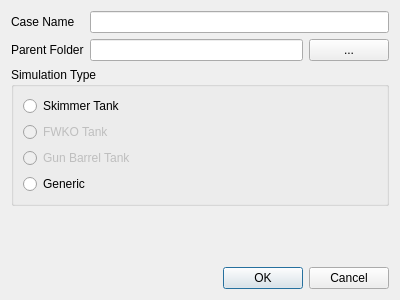
<?xml version="1.0" encoding="UTF-8"?>
<ui version="4.0">
 <class>popUpNewUI</class>
 <widget class="QDialog" name="popUpNewUI">
  <property name="geometry">
   <rect>
    <x>0</x>
    <y>0</y>
    <width>400</width>
    <height>300</height>
   </rect>
  </property>
  <property name="font">
   <font>
    <pointsize>9</pointsize>
   </font>
  </property>
  <property name="windowTitle">
   <string>Dialog</string>
  </property>
  <layout class="QVBoxLayout" name="verticalLayout">
   <item>
    <layout class="QGridLayout" name="gridLayout">
     <item row="0" column="1" colspan="2">
      <widget class="QLineEdit" name="lineEdit_case"/>
     </item>
     <item row="1" column="0">
      <widget class="QLabel" name="label_2">
       <property name="text">
        <string>Parent Folder</string>
       </property>
      </widget>
     </item>
     <item row="1" column="1">
      <widget class="QLineEdit" name="lineEdit_parent"/>
     </item>
     <item row="0" column="0">
      <widget class="QLabel" name="label">
       <property name="text">
        <string>Case Name</string>
       </property>
      </widget>
     </item>
     <item row="1" column="2">
      <widget class="QPushButton" name="pushButton">
       <property name="text">
        <string>...</string>
       </property>
      </widget>
     </item>
     <item row="2" column="0" colspan="3">
      <widget class="QGroupBox" name="groupBox">
       <property name="title">
        <string>Simulation Type</string>
       </property>
       <layout class="QVBoxLayout" name="verticalLayout_2">
        <item>
         <widget class="QRadioButton" name="radioButton">
          <property name="text">
           <string>Skimmer Tank</string>
          </property>
          <attribute name="buttonGroup">
           <string notr="true">buttonGroup</string>
          </attribute>
         </widget>
        </item>
        <item>
         <widget class="QRadioButton" name="radioButton_2">
          <property name="enabled">
           <bool>false</bool>
          </property>
          <property name="text">
           <string>FWKO Tank</string>
          </property>
          <attribute name="buttonGroup">
           <string notr="true">buttonGroup</string>
          </attribute>
         </widget>
        </item>
        <item>
         <widget class="QRadioButton" name="radioButton_3">
          <property name="enabled">
           <bool>false</bool>
          </property>
          <property name="text">
           <string>Gun Barrel Tank</string>
          </property>
          <attribute name="buttonGroup">
           <string notr="true">buttonGroup</string>
          </attribute>
         </widget>
        </item>
        <item>
         <widget class="QRadioButton" name="radioButton_4">
          <property name="text">
           <string>Generic</string>
          </property>
          <attribute name="buttonGroup">
           <string notr="true">buttonGroup</string>
          </attribute>
         </widget>
        </item>
       </layout>
      </widget>
     </item>
    </layout>
   </item>
   <item>
    <spacer name="verticalSpacer">
     <property name="orientation">
      <enum>Qt::Vertical</enum>
     </property>
     <property name="sizeHint" stdset="0">
      <size>
       <width>20</width>
       <height>40</height>
      </size>
     </property>
    </spacer>
   </item>
   <item>
    <widget class="QDialogButtonBox" name="buttonBox">
     <property name="orientation">
      <enum>Qt::Horizontal</enum>
     </property>
     <property name="standardButtons">
      <set>QDialogButtonBox::Cancel|QDialogButtonBox::Ok</set>
     </property>
    </widget>
   </item>
  </layout>
 </widget>
 <resources/>
 <connections>
  <connection>
   <sender>buttonBox</sender>
   <signal>accepted()</signal>
   <receiver>popUpNewUI</receiver>
   <slot>accept()</slot>
   <hints>
    <hint type="sourcelabel">
     <x>227</x>
     <y>278</y>
    </hint>
    <hint type="destinationlabel">
     <x>157</x>
     <y>274</y>
    </hint>
   </hints>
  </connection>
  <connection>
   <sender>buttonBox</sender>
   <signal>rejected()</signal>
   <receiver>popUpNewUI</receiver>
   <slot>reject()</slot>
   <hints>
    <hint type="sourcelabel">
     <x>295</x>
     <y>284</y>
    </hint>
    <hint type="destinationlabel">
     <x>286</x>
     <y>274</y>
    </hint>
   </hints>
  </connection>
  <connection>
   <sender>pushButton</sender>
   <signal>pressed()</signal>
   <receiver>popUpNewUI</receiver>
   <slot>chooseFolder()</slot>
   <hints>
    <hint type="sourcelabel">
     <x>329</x>
     <y>58</y>
    </hint>
    <hint type="destinationlabel">
     <x>283</x>
     <y>132</y>
    </hint>
   </hints>
  </connection>
 </connections>
 <slots>
  <slot>chooseFolder()</slot>
 </slots>
 <buttongroups>
  <buttongroup name="buttonGroup"/>
 </buttongroups>
</ui>
